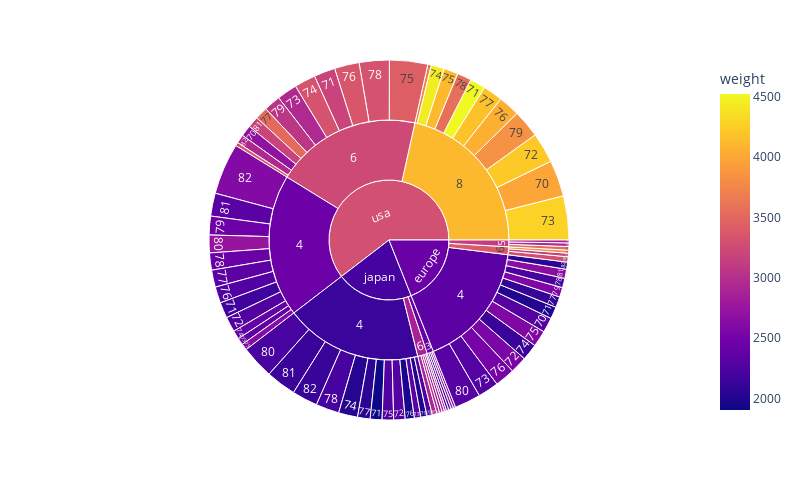

Here is the notebook cell this chart was saved with:
### Code cell
fig = px.sunburst(mpg,path=['origin','cylinders','model_year'],values='acceleration',color='weight',width =800,height=500
                  )
fig.show()

### Figure 1 — Plotly figure (JSON) as saved in the notebook; plotly's stock layout.template omitted (floating-point values rounded to 4 significant figures)
{"data": [{"branchvalues": "total", "customdata": [[2292.0], [2253.0], [2710.0], [3990.0], [2014.0], [1905.0], [2169.0], [3187.0], [4524.0], [2330], [2547.0], [2286.0], [2269.0], [4228.0], [2124], [2294.0], [2325.0], [2357.0], [2807], [2950.0], [4285.0], [2136.0], [2031.0], [2385.0], [3326.0], [4442.0], [2577.0], [2280.0], [2615.0], [3427.0], [4120.0], [2509.0], [1976.0], [2278.0], [3820], [2930], [3347.0], [4055.0], [2720], [2104.0], [2064.0], [2345.0], [2815], [3526.0], [4175.0], [2231.0], [2201.0], [2437.0], [2830], [3285.0], [3326.0], [3570.0], [2568.0], [2000.0], [2453.0], [3530.0], [3064.0], [3841.0], [2420], [2306.0], [2219.0], [2742.0], [2950], [2910], [3381], [2652.0], [2137.0], [2327.0], [3160], [2916.0], [3191.0], [3725], [2072.0], [2122.0], [2604.0], [2936.0], [2398.0], [2342.0], [2142.0], [2442.0], [3124.0], [3384.0], [2882.0], [3237.0], [4116.0], [2438.0], [2200.0], [3297.0]], "domain": {"x": [0, 1], "y": [0, 1]}, "hovertemplate": "labels=%{label}<br>acceleration=%{value}<br>parent=%{parent}<br>id=%{id}<br>weight=%{color}<extra></extra>", "ids": ["europe/4/70", "japan/4/70", "usa/6/70", "usa/8/70", "europe/4/71", "japan/4/71", "usa/4/71", "usa/6/71", "usa/8/71", "japan/3/72", "europe/4/72", "japan/4/72", "usa/4/72", "usa/8/72", "japan/3/73", "europe/4/73", "japan/4/73", "usa/4/73", "japan/6/73", "usa/6/73", "usa/8/73", "europe/4/74", "japan/4/74", "usa/4/74", "usa/6/74", "usa/8/74", "europe/4/75", "japan/4/75", "usa/4/75", "usa/6/75", "usa/8/75", "europe/4/76", "japan/4/76", "usa/4/76", "europe/6/76", "japan/6/76", "usa/6/76", "usa/8/76", "japan/3/77", "europe/4/77", "japan/4/77", "usa/4/77", "japan/6/77", "usa/6/77", "usa/8/77", "europe/4/78", "japan/4/78", "usa/4/78", "europe/5/78", "europe/6/78", "usa/6/78", "usa/8/78", "europe/4/79", "japan/4/79", "usa/4/79", "europe/5/79", "usa/6/79", "usa/8/79", "japan/3/80", "europe/4/80", "japan/4/80", "usa/4/80", "europe/5/80", "japan/6/80", "usa/6/80", "europe/4/81", "japan/4/81", "usa/4/81", "europe/6/81", "japan/6/81", "usa/6/81", "usa/8/81", "europe/4/82", "japan/4/82", "usa/4/82", "usa/6/82", "japan/3", "europe/4", "japan/4", "usa/4", "europe/5", "europe/6", "japan/6", "usa/6", "usa/8", "europe", "japan", "usa"], "labels": ["70", "70", "70", "70", "71", "71", "71", "71", "71", "72", "72", "72", "72", "72", "73", "73", "73", "73", "73", "73", "73", "74", "74", "74", "74", "74", "75", "75", "75", "75", "75", "76", "76", "76", "76", "76", "76", "76", "77", "77", "77", "77", "77", "77", "77", "78", "78", "78", "78", "78", "78", "78", "79", "79", "79", "79", "79", "79", "80", "80", "80", "80", "80", "80", "80", "81", "81", "81", "81", "81", "81", "81", "82", "82", "82", "82", "3", "4", "4", "4", "5", "6", "6", "6", "8", "europe", "japan", "usa"], "marker": {"coloraxis": "coloraxis", "colors": [2292.0, 2253.0, 2710.0, 3990.0, 2014.0, 1905.0, 2169.0, 3187.0, 4524.0, 2330, 2547.0, 2286.0, 2269.0, 4228.0, 2124, 2294.0, 2325.0, 2357.0, 2807, 2950.0, 4285.0, 2136.0, 2031.0, 2385.0, 3326.0, 4442.0, 2577.0, 2280.0, 2615.0, 3427.0, 4120.0, 2509.0, 1976.0, 2278.0, 3820, 2930, 3347.0, 4055.0, 2720, 2104.0, 2064.0, 2345.0, 2815, 3526.0, 4175.0, 2231.0, 2201.0, 2437.0, 2830, 3285.0, 3326.0, 3570.0, 2568.0, 2000.0, 2453.0, 3530.0, 3064.0, 3841.0, 2420, 2306.0, 2219.0, 2742.0, 2950, 2910, 3381, 2652.0, 2137.0, 2327.0, 3160, 2916.0, 3191.0, 3725, 2072.0, 2122.0, 2604.0, 2936.0, 2398.0, 2342.0, 2142.0, 2442.0, 3124.0, 3384.0, 2882.0, 3237.0, 4116.0, 2438.0, 2200.0, 3297.0]}, "name": "", "parents": ["europe/4", "japan/4", "usa/6", "usa/8", "europe/4", "japan/4", "usa/4", "usa/6", "usa/8", "japan/3", "europe/4", "japan/4", "usa/4", "usa/8", "japan/3", "europe/4", "japan/4", "usa/4", "japan/6", "usa/6", "usa/8", "europe/4", "japan/4", "usa/4", "usa/6", "usa/8", "europe/4", "japan/4", "usa/4", "usa/6", "usa/8", "europe/4", "japan/4", "usa/4", "europe/6", "japan/6", "usa/6", "usa/8", "japan/3", "europe/4", "japan/4", "usa/4", "japan/6", "usa/6", "usa/8", "europe/4", "japan/4", "usa/4", "europe/5", "europe/6", "usa/6", "usa/8", "europe/4", "japan/4", "usa/4", "europe/5", "usa/6", "usa/8", "japan/3", "europe/4", "japan/4", "usa/4", "europe/5", "japan/6", "usa/6", "europe/4", "japan/4", "usa/4", "europe/6", "japan/6", "usa/6", "usa/8", "europe/4", "japan/4", "usa/4", "usa/6", "japan", "europe", "japan", "usa", "europe", "europe", "japan", "usa", "usa", "", "", ""], "type": "sunburst", "values": [82.5, 29.5, 62, 201.5, 67, 65.5, 88, 118, 85.5, 13.5, 93.5, 63.5, 84, 169, 13.5, 115, 35.5, 38, 13.5, 112, 245, 92, 106, 48, 118, 73.5, 90.5, 64, 35.5, 212.5, 79, 111.7, 50.8, 90.5, 16.7, 15.5, 137.8, 119, 13.5, 60, 69.9, 95, 14.5, 70, 109.3, 52.1, 129.6, 95.1, 15.9, 29.4, 167.3, 79.6, 53.5, 34.4, 104, 20.1, 92.6, 154, 12.5, 145.4, 184.3, 98.9, 19.9, 11.4, 18.7, 50.4, 167.8, 127.6, 19.6, 26.4, 62.1, 19, 39.9, 142.5, 285.3, 48.1, 53, 1054.0, 1143.0, 1190.0, 55.9, 65.7, 81.3, 1219.0, 1334.0, 1175.0, 1278.0, 3743.0]}], "layout": {"coloraxis": {"colorbar": {"title": {"text": "weight"}}, "colorscale": [[0, "#0d0887"], [0.1111, "#46039f"], [0.2222, "#7201a8"], [0.3333, "#9c179e"], [0.4444, "#bd3786"], [0.5556, "#d8576b"], [0.6667, "#ed7953"], [0.7778, "#fb9f3a"], [0.8889, "#fdca26"], [1, "#f0f921"]]}, "height": 500, "legend": {"tracegroupgap": 0}, "margin": {"t": 60}, "width": 800}}
